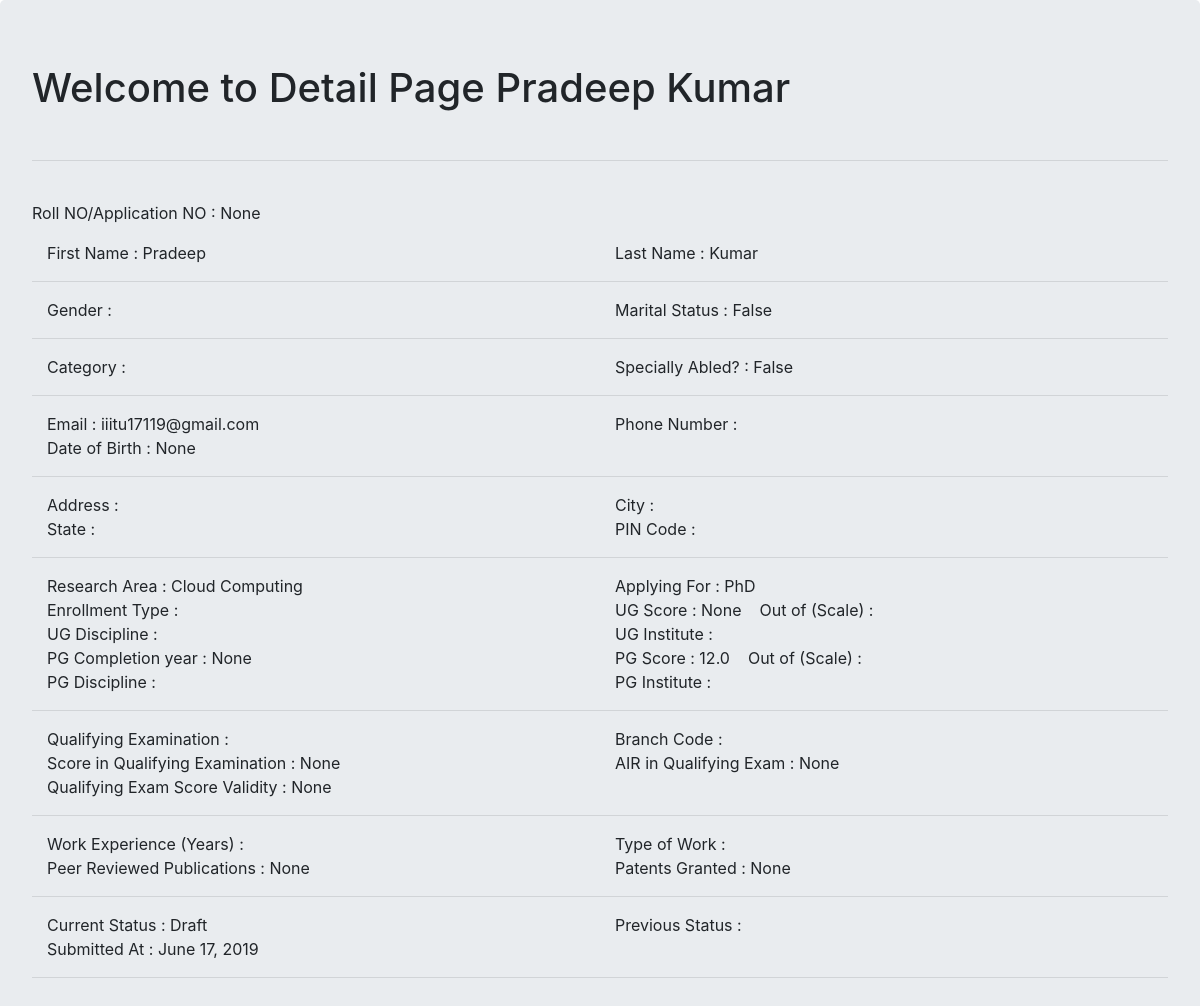
Page /phdfellows/application_detail/1/ (signed in) on the earlier database version.
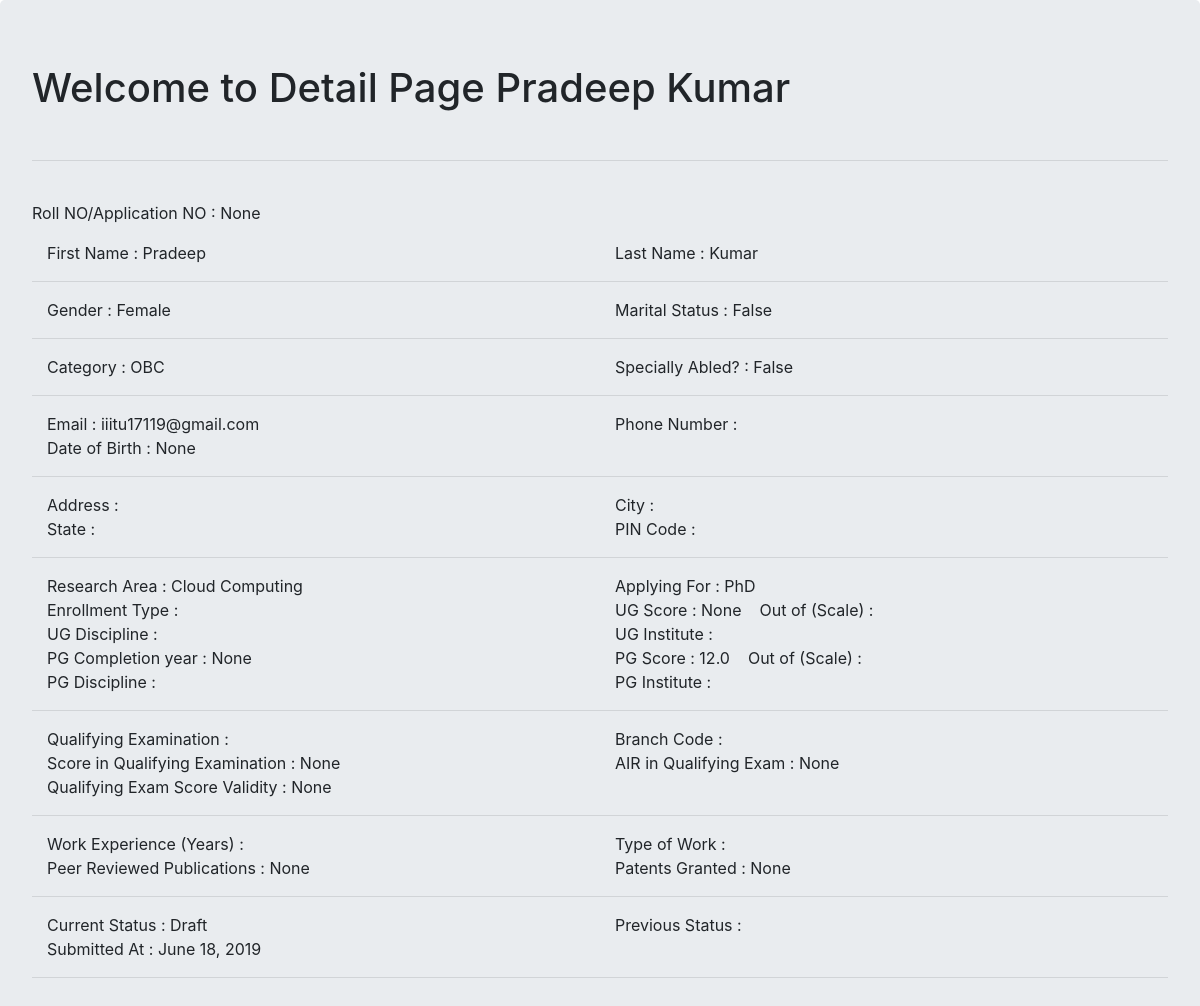
Same page on the later database version.
### phdfellows/models.py (models this page shows, shortened)
class Application(models.Model):
    user = models.ForeignKey(User,on_delete=models.DO_NOTHING)
    category_choices = [
        ('','Select'),
        ('SC','SC'),
        ('OBC','OBC'),
        ('ST','ST'),
        ('EWS','EWS'),
        ('General','General'),
    ]
    category = models.CharField(choices=category_choices, default='Select',max_length=10)
    having_disability = models.BooleanField("Disabled",default=False)
    research_area_choices = [
        ('','Select'),
        ('Machine Learning','Machine Learning'),
        ('Cloud Computing','Cloud Computing'),
        ('Airtifial Intelligence','Airtifial Intelligence'),
        ('Software Development','Software Development'),
        ('Cryptography','Cryptography'),
    ]
    research_area = models.CharField(default='Select',choices=research_area_choices,max_length=50)
    applying_for_list = [
        ('','Select'),
        ('PhD','PhD'),
        ('MS','MS'),
    ]
    applying_for = models.CharField(choices=applying_for_list,default='Select',max_length=5)
    enrollment_type_list = [
        ('','Select'),
        ('Full time','Full time'),
        ('Part time','Part time'),
    ]
    enrollment_type = models.CharField(default='Select',choices=enrollment_type_list,max_length=50)
    first_name = models.CharField(max_length=200)
    last_name = models.CharField(max_length=200)
    email = models.EmailField(max_length=200)
    date_of_birth = models.CharField("Date of Birth",null=True,max_length=10)
    married = models.BooleanField(default=False)
    gender_list = [
        ('','Select'),
        ('Male','Male'),
        ('Female','Female'),
        ('Other','Other'),
    ]
    gender = models.CharField(default='Select',choices=gender_list,max_length=20)
    phone_no = models.CharField("Phone Number(With Country Code)",max_length=13)
    address = models.TextField()
    state = models.CharField(max_length=40)
    city = models.CharField(max_length=50)
    pin_code = models.CharField(validators=[RegexValidator(regex='^.{6}$',message='Length has to be 6', code='nomatch')],max_length=6)
    score_in_ug = models.FloatField("Score in UG",default=None ,null=True)
    scale_score_list = [
        ('','Select'),
        ('0-5 CGPA','0-5 CGPA',),
        ('0-10 CGPA','0-10 CGPA',),
        ('0-100%','0-100%',),
    ]
    scale_of_score_ug = models.CharField("Scale of Score",default='Select',choices=scale_score_list,max_length=20)
    ug_discipline_list = [
        ('','Select'),
        ('CSE','CSE'),
        ('EE','EE'),
        ('ME','ME'),
        ('ECE','ECE'),
        ('CE','CE'),
    ]
    ug_discipline = models.CharField("UG Discipline",default='Select',choices=ug_discipline_list,max_length=20)
    ug_college_or_university = models.CharField('UG College/University',max_length=200)
    pg_passed_or_expected_to_pass_in_year = models.IntegerField("PG Passed Year or Expected to Pass in Year",validators=[RegexValidator(regex='^.{4}$',message='Length has to be 4',code='nomatch')],default=None ,null=True)
    score_in_pg = models.FloatField("Score in PG", default=None ,null=True)
    scale_of_score_pg = models.CharField("Scale of Score",default='Select',choices=scale_score_list, max_length=20)
    pg_discipline = models.CharField("PG Discipline",default='Select',choices=ug_discipline_list,max_length=50)
    pg_college_or_university = models.CharField('PG College/University', max_length=200)
    qualifying_examination_list = [
        ('','Select'),
        ("GATE","GATE"),
        ("NET","NET"),
    ]
    qualifying_examination = models.CharField(default='Select',choices=qualifying_examination_list,max_length=20)
    branch_code_for_qualifying_exam = models.CharField(default='Select',choices=ug_discipline_list, max_length=10)
    qualifying_exam_score_valid_upto = models.IntegerField(validators=[RegexValidator(regex='^.{4}$',message='Length has to be 4', code='nomatch')],default=None ,null=True)
    all_india_rank_in_qualifying_exam = models.IntegerField("All India rank in Qualifying Exam",default=None ,null=True)
    score_in_qualifying_exam = models.FloatField(default=None ,null=True)
    work_experience_in_year = models.CharField("Work Experpience(in years)",max_length=3)
    type_of_work_list = [
        ('','Select'),
        ('Teaching','Teaching'),
        ('IT Industry','IT Industry'),
        ('Research Organisation','Research Organisation'),
        ('Other','Other'),
    ]
    type_of_work = models.CharField(default='Select',choices=type_of_work_list,max_length=50)
    no_of_peer_reviewed_publications = models.IntegerField(default=None ,null=True)
    no_of_patents_granted = models.IntegerField(default=None ,null=True)
    guide_preference_1 = models.CharField(max_length=200)
    guide_preference_2 = models.CharField(max_length=200)
    guide_preference_3 = models.CharField(max_length=200)
    status_list = [
        ('Draft','Draft'),
        ('Submitted','Submitted'),
        ('Shortlisted for Test','Shortlisted for Test'),
        ('Shortlisted for Interview','Shortlisted for Interview'),
        ('Selected','Selected'),
        ('Rejected','Rejected'),
    ]
    current_status = models.CharField(default='Draft',choices=status_list,max_length=30)
    previous_status = models.CharField(max_length=30)
    submitted_at = models.DateField(auto_now=True)
    application_no = models.IntegerField(unique=True,default=None ,null=True)

### phdfellows/views.py (the view)
# urls.py: url(r'application_detail/(?P<pk>\d+)/$',views.ApplicationDetailView.as_view(),name = 'application_detail'),
class ApplicationDetailView(LoginRequiredMixin,DetailView):
    context_object_name = 'application_detail'
    model = Application
    template_name = 'phdfellows/application_detail.html'

### phdfellows/templates/phdfellows/application_detail.html (shortened to what the changed rows need)
{% extends 'base.html' %}
{% load bootstrap4 %}
{% block body %}
  <div class="jumbotron">
    <h1>Welcome to Detail Page {{ application_detail.first_name}} {{application_detail.last_name }} </h1><br>
    <hr><br>
    <p>Roll NO/Application NO : {{application_detail.application_no}}</p>
    <div class="container"><div class="row">
    <div class="col-md-6">First Name : {{application_detail.first_name}}</div>
	<div class="col-md-6">Last Name : {{application_detail.last_name}}</div>
	</div></div>
	<hr>
	<div class="container"><div class="row">
    <div class="col-md-6">Gender : {{application_detail.gender}}</div>
    <div class="col-md-6">Marital Status : {{application_detail.married}}</div>
	</div></div>
	<hr>
	<div class="container"><div class="row">
    <div class="col-md-6">Category : {{application_detail.category}}</div>
    <div class="col-md-6">Specially Abled? : {{application_detail.having_disability}}</div>
	</div></div>
	<hr>
	<div class="container"><div class="row">
    <div class="col-md-6">Email : {{application_detail.email}}</div>
    <div class="col-md-6">Phone Number : {{application_detail.phone_no}}</div>
	</div></div>
    <div class="container"><div class="row">
    <div class="col-md-6">Date of Birth : {{application_detail.date_of_birth}}</div>
	</div></div>
	<hr>
    <div class="container"><div class="row">
    </div></div>
    <div class="container"><div class="row">
	</div></div>
	<hr>
	<div class="container"><div class="row">
    <div class="col-md-6">Research Area : {{application_detail.research_area}}</div>
    <div class="col-md-6">Applying For : {{application_detail.applying_for}}</div>
	</div></div>
	<div class="container"><div class="row">
	<div class="col-md-6">Enrollment Type : {{application_detail.enrollment_type}}</div>
    <div class="col-md-6">UG Score : {{application_detail.score_in_ug}} &nbsp;&nbsp; Out of (Scale) : {{application_detail.scale_of_score_ug}}</div>
	</div></div>
	<div class="container"><div class="row">
    </div></div>
	<div class="container"><div class="row">
    <div class="col-md-6">PG Completion year : {{application_detail.pg_passed_or_expected_to_pass_in_year}} </div>
    <div class="col-md-6">PG Score : {{application_detail.score_in_pg}} &nbsp;&nbsp; Out of (Scale) : {{application_detail.scale_of_score_pg}}</div>
	</div></div>
	<div class="container"><div class="row">
	</div></div>
	<hr>
    <div class="container"><div class="row">
    </div></div>
    <div class="container"><div class="row">
    <div class="col-md-6">Score in Qualifying Examination : {{application_detail.score_in_qualifying_exam}}</div>
    <div class="col-md-6">AIR in Qualifying Exam : {{application_detail.all_india_rank_in_qualifying_exam}}</div>
    </div></div>
    <div class="container"><div class="row">
    <div class="col-md-6">Qualifying Exam Score Validity : {{application_detail.qualifying_exam_score_valid_upto}}</div>
	</div></div>
	<hr>
	<div class="container"><div class="row">
    </div></div>
    <div class="container"><div class="row">
    <div class="col-md-6">Peer Reviewed Publications : {{application_detail.no_of_peer_reviewed_publications}}</div>
    <div class="col-md-6">Patents Granted : {{application_detail.no_of_patents_granted}}</div>
	</div></div>
	<hr>
	<div class="container"><div class="row">
    <div class="col-md-6">Current Status : {{application_detail.current_status}}</div>
    <div class="col-md-6">Previous Status : {{application_detail.previous_status}}</div>
    </div></div>
    <div class="container"><div class="row">
    <div class="col-md-6">Submitted At : {{application_detail.submitted_at}}</div>
	</div></div>
	<hr>
  </div>
{% endblock %}

Differences in the rows shown:
changed Application "Pradeep": gender (not shown) → "Female"; category (not shown) → "OBC"; submitted_at "June 17, 2019" → "June 18, 2019"
